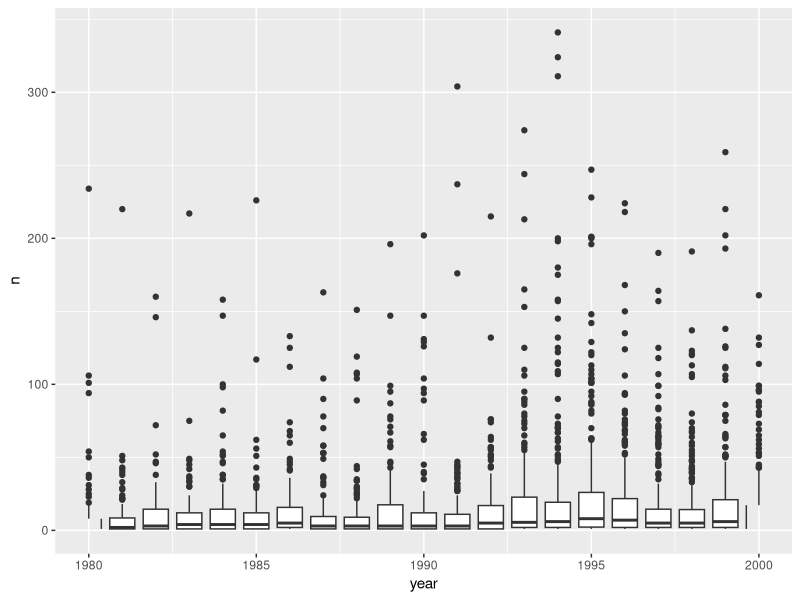
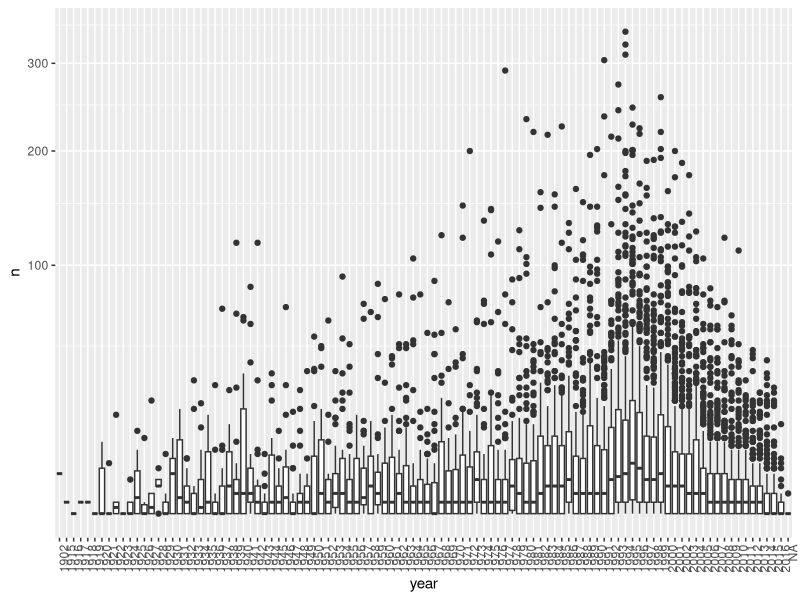
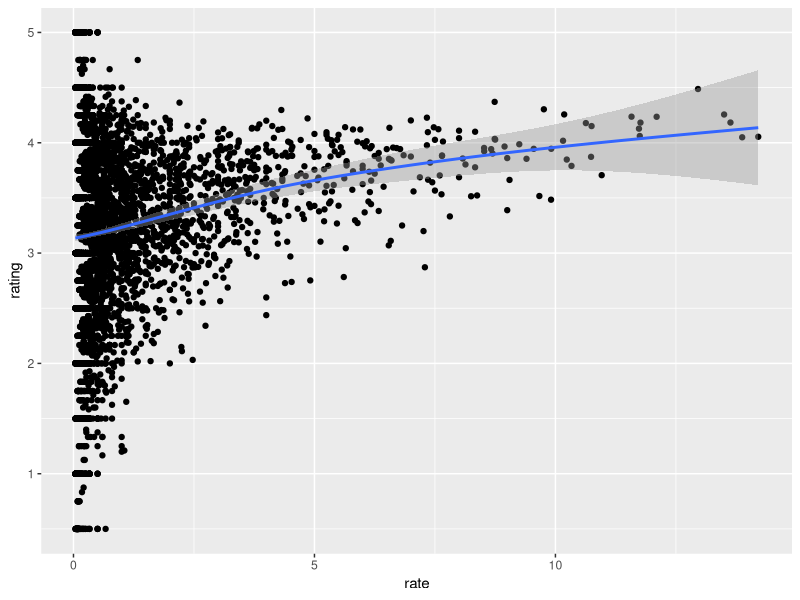

Here is the R script that generated these plots, in order: (Note: this script raises an error after producing the figures.)
### Recommendation Systems

library(dslabs)
library(caret)
library(tidyverse)
data("movielens")

## Q1. 

movielens %>% 
  group_by(movieId, year) %>%
  mutate(n = sqrt(n())) %>%
  summarize(n = n()) %>%
  ggplot(aes(year, n, group=year)) +
  geom_boxplot() + xlim(1980,2000)

## OR

movielens %>% group_by(movieId) %>%
  summarize(n = n(), year = as.character(first(year))) %>%
  qplot(year, n, data = ., geom = "boxplot") +
  coord_trans(y = "sqrt") +
  theme(axis.text.x = element_text(angle = 90, hjust = 1))

## Q2

res2 <- movielens %>%
  filter(year >= 1993) %>%
  group_by(movieId) %>%
  summarize(avg_rating = mean(rating), n = n(), title=title[1], years=2018 - first(year)) %>%
  mutate(n_year = n / years) %>%
  top_n(25, n_year) %>%
  arrange(desc(n_year))

## OR

movielens %>% 
  filter(year >= 1993) %>%
  group_by(movieId) %>%
  summarize(n = n(), years = 2018 - first(year),
            title = title[1],
            rating = mean(rating)) %>%
  mutate(rate = n/years) %>%
  top_n(25, rate) %>%
  arrange(desc(rate))

## Q3

movielens %>% 
  filter(year >= 1993) %>%
  group_by(movieId) %>%
  summarize(n = n(), years = 2018 - first(year),
            title = title[1],
            rating = mean(rating)) %>%
  mutate(rate = n/years) %>%
  ggplot(aes(rate, rating)) +
  geom_point() +
  geom_smooth()

## Q6.

library(lubridate)
movielens %>% mutate(date = round_date(date, unit = "week")) %>%
  group_by(date) %>%
  summarize(rating = mean(rating)) %>%
  ggplot(aes(date, rating)) +
  geom_point() +
  geom_smooth()

## Q8

movielens %>% group_by(genres) %>%
  summarize(n = n(), avg = mean(rating), se = sd(rating)/sqrt(n())) %>%
  filter(n >= 1000) %>% 
  mutate(genres = reorder(genres, avg)) %>%
  ggplot(aes(x = genres, y = avg, ymin = avg - 2*se, ymax = avg + 2*se)) + 
  geom_point() +
  geom_errorbar() + 
  theme(axis.text.x = element_text(angle = 90, hjust = 1))



### Regularization

## An education expert is advocating for smaller schools. The expert bases this recommendation on the fact that among 
## the best performing schools, many are small schools. Let's simulate a dataset for 1000 schools. First simulate the
## number of students in each school.


set.seed(1986)
n <- round(2^rnorm(1000, 8, 1))

## Assign a true quality for each school that is completely independent from size. 

set.seed(1)

mu <- round(80 + 2*rt(1000, 5))
range(mu)
schools <- data.frame(id = paste("PS",1:1000),
                      size = n,
                      quality = mu,
                      rank = rank(-mu))

## Check the top 10 schools

schools %>% top_n(10, quality) %>% arrange(desc(quality))

## Now let's have the students in the school take a test. There is random variability in test taking, so we will 
## simulate the test scores as normally distributed with the average determined by the school quality with a 
## standard deviation of 30 percentage points.

set.seed(1)

mu <- round(80 + 2*rt(1000, 5))

scores <- sapply(1:nrow(schools), function(i){
  scores <- rnorm(schools$size[i], schools$quality[i], 30)
  scores
})
schools <- schools %>% mutate(score = sapply(scores, mean))



## Q1

schools_top10 <- schools %>%
  top_n(10, score) %>% 
  arrange(desc(score))

schools_top10

## Q2

schools %>%
  summarize(median(size))
## OR
median(schools$size)


schools_top10 %>%
  summarize(median(size))
## OR
schools %>% top_n(10, score) %>% .$size %>% median()


## Q3

schools_bottom10 <- schools %>%
  top_n(10, -score) %>% 
  arrange(score)
schools_bottom10

schools_bottom10 %>%
  summarize(median(size))

## OR

median(schools$size)
schools %>% top_n(-10, score) %>% .$size %>% median()


## Q4

schools %>% ggplot(aes(size, score)) +
  geom_point(alpha = 0.5) +
  geom_point(data = filter(schools, rank<=10), col = 2) 

# The standard error of the score has larger variability when the school is smaller, which is why both the best and 
# the worst schools are more likely to be small.


## Q5

overall <- mean(sapply(scores, mean))

alpha <- 25
schools5 <- schools %>%
  mutate(score_dev = overall + (score - overall) * size / (size + alpha)) %>%
  arrange(desc(score_dev))
#    mutate(quality_new = score_dev-80)
schools5 %>%
  top_n(10, score_dev)

## OR

alpha <- 25
score_reg <- sapply(scores, function(x)  overall + sum(x-overall)/(length(x)+alpha))
schools %>% mutate(score_reg = score_reg) %>%
  top_n(10, score_reg) %>% arrange(desc(score_reg))


## Q6

alphas <- seq(10,250)
rmses <- sapply(alphas, function(alpha){
  schools %>%
    mutate(score_dev = overall + (score - overall) * size / (size + alpha)) %>%
    summarize(rmse = sqrt(1/1000 * sum((score_dev-quality)^2))) %>%
    pull(rmse)
})

alphas[which.min(rmses)]

plot(alphas, rmses)

## OR

alphas <- seq(10,250)
rmse <- sapply(alphas, function(alpha){
  score_reg <- sapply(scores, function(x) overall+sum(x-overall)/(length(x)+alpha))
  sqrt(mean((score_reg - schools$quality)^2))
})
plot(alphas, rmse)
alphas[which.min(rmse)]


## Q7

alpha_best <- 135
schools7 <- schools %>%
  mutate(score_dev = overall + (score - overall) * size / (size + alpha_best)) %>%
  arrange(desc(score_dev)) %>%
  top_n(10, score_dev)
schools7

## OR

alpha <- alphas[which.min(rmse)]  
score_reg <- sapply(scores, function(x)
  overall+sum(x-overall)/(length(x)+alpha))
schools %>% mutate(score_reg = score_reg) %>%
  top_n(10, score_reg) %>% arrange(desc(score_reg))


## Q8

alphas <- seq(10,250)
rmses <- sapply(alphas, function(alpha){
  score_reg <- sapply(scores, function(x) sum(x)/(length(x)+alpha))
  sqrt(mean((score_reg - schools$quality)^2))
})

alphas[which.min(rmses)]

plot(alphas, rmses)

## OR

alphas <- seq(10,250)
rmse <- sapply(alphas, function(alpha){
  score_reg <- sapply(scores, function(x) sum(x)/(length(x)+alpha))
  sqrt(mean((score_reg - schools$quality)^2))
})
plot(alphas, rmse)
alphas[which.min(rmse)]  
